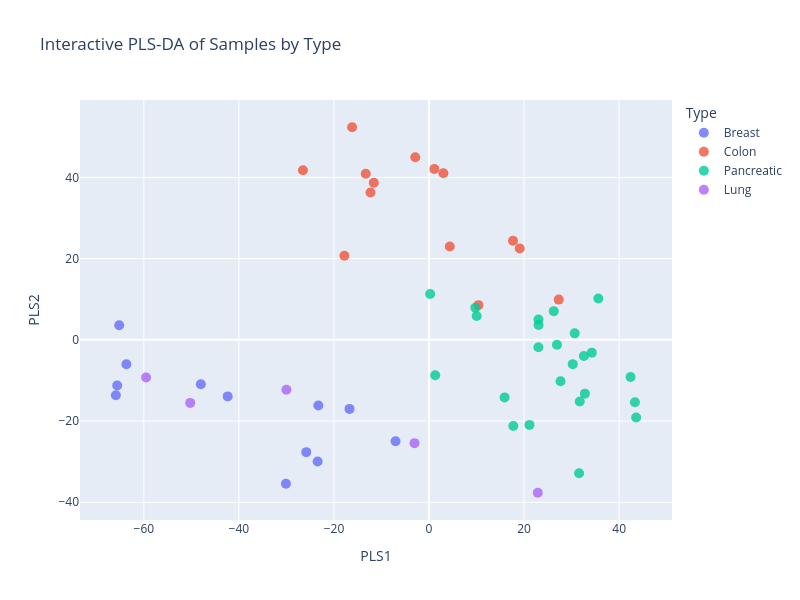

Notebook code for this chart:
### Code cell
metadata_avg_indexed['Sample_ID'] = metadata_avg_indexed.index

df_scores = pd.DataFrame(
    X_scores,
    columns=['PLS1','PLS2'],
    index=X.index
)

# Add Sample_ID and Type from metadata
df_scores['Sample_ID'] = metadata_avg_indexed['Sample_ID']
df_scores['Type'] = metadata_avg_indexed['Type']

print(df_scores.head())


import plotly.express as px

fig = px.scatter(
    df_scores,
    x='PLS1',
    y='PLS2',
    color='Type',
    hover_data=['Sample_ID','Type'],
    title='Interactive PLS-DA of Samples by Type',
    width=800,
    height=600
)
fig.update_traces(marker=dict(size=10, opacity=0.8))
fig.show()
fig.write_html("PLSDA_2D_Plot_byType_PC1_PC2_120325.html")

### Figure 1 — Plotly figure (JSON) as saved in the notebook; plotly's stock layout.template omitted (floating-point values rounded to 4 significant figures)
{"data": [{"customdata": [["B67_1", "Breast"], ["VCU_1", "Breast"], ["VCU_2", "Breast"], ["VCU_24", "Breast"], ["VCU_3", "Breast"], ["VCU_37", "Breast"], ["VCU_4", "Breast"], ["VCU_43", "Breast"], ["VCU_52", "Breast"], ["VCU_57", "Breast"], ["VCU_74", "Breast"], ["VCU_86", "Breast"]], "hovertemplate": "Type=%{customdata[1]}<br>PLS1=%{x}<br>PLS2=%{y}<br>Sample_ID=%{customdata[0]}<extra></extra>", "legendgroup": "Breast", "marker": {"color": "#636efa", "opacity": 0.8, "size": 10, "symbol": "circle"}, "mode": "markers", "name": "Breast", "orientation": "v", "showlegend": true, "type": "scatter", "x": [-7.039, -65.6, -65.89, -65.18, -48.0, -23.29, -63.67, -25.82, -42.36, -23.44, -30.1, -16.72], "xaxis": "x", "y": [-24.99, -11.25, -13.65, 3.59, -10.94, -16.15, -6.026, -27.65, -13.92, -29.97, -35.43, -17.0], "yaxis": "y"}, {"customdata": [["CRC0_2", "Colon"], ["CRC4_P1", "Colon"], ["H107_P1", "Colon"], ["H32_2", "Colon"], ["H36", "Colon"], ["H38_P2", "Colon"], ["H85_1", "Colon"], ["VCU_20", "Colon"], ["VCU_26", "Colon"], ["VCU_41", "Colon"], ["VCU_71", "Colon"], ["VCU_73", "Colon"], ["VCU_98", "Colon"], ["VCU_99", "Colon"]], "hovertemplate": "Type=%{customdata[1]}<br>PLS1=%{x}<br>PLS2=%{y}<br>Sample_ID=%{customdata[0]}<extra></extra>", "legendgroup": "Colon", "marker": {"color": "#EF553B", "opacity": 0.8, "size": 10, "symbol": "circle"}, "mode": "markers", "name": "Colon", "orientation": "v", "showlegend": true, "type": "scatter", "x": [27.29, 17.68, 1.119, -2.89, 10.39, 3.018, 4.366, -16.17, -17.81, -13.31, -26.53, 19.08, -11.62, -12.31], "xaxis": "x", "y": [9.912, 24.39, 42.09, 44.98, 8.546, 41.03, 23.01, 52.36, 20.72, 40.9, 41.79, 22.5, 38.71, 36.28], "yaxis": "y"}, {"customdata": [["G119_P4", "Pancreatic"], ["G133_P3", "Pancreatic"], ["G186_P2", "Pancreatic"], ["G68_P3", "Pancreatic"], ["P100_P5", "Pancreatic"], ["P65_1", "Pancreatic"], ["VCU_109", "Pancreatic"], ["VCU_111", "Pancreatic"], ["VCU_119", "Pancreatic"], ["VCU_61", "Pancreatic"], ["VCU_62", "Pancreatic"], ["VCU_65", "Pancreatic"], ["VCU_66", "Pancreatic"], ["VCU_67", "Pancreatic"], ["VCU_68", "Pancreatic"], ["VCU_72", "Pancreatic"], ["VCU_75", "Pancreatic"], ["VCU_79", "Pancreatic"], ["VCU_80", "Pancreatic"], ["VCU_81", "Pancreatic"], ["VCU_82", "Pancreatic"], ["VCU_83", "Pancreatic"], ["VCU_84", "Pancreatic"], ["VCU_91", "Pancreatic"]], "hovertemplate": "Type=%{customdata[1]}<br>PLS1=%{x}<br>PLS2=%{y}<br>Sample_ID=%{customdata[0]}<extra></extra>", "legendgroup": "Pancreatic", "marker": {"color": "#00cc96", "opacity": 0.8, "size": 10, "symbol": "circle"}, "mode": "markers", "name": "Pancreatic", "orientation": "v", "showlegend": true, "type": "scatter", "x": [32.8, 9.742, 30.24, 31.58, 35.61, 32.59, 43.58, 27.67, 31.71, 1.305, 10.03, 23.05, 43.32, 0.2365, 23.02, 26.25, 15.89, 21.13, 34.25, 17.73, 26.92, 30.65, 42.41, 23.03], "xaxis": "x", "y": [-13.24, 7.906, -5.983, -32.85, 10.19, -3.974, -19.11, -10.19, -15.19, -8.727, 5.859, 3.66, -15.38, 11.31, -1.8, 7.071, -14.17, -20.94, -3.15, -21.21, -1.215, 1.602, -9.145, 5.02], "yaxis": "y"}, {"customdata": [["L52", "Lung"], ["L93", "Lung"], ["L98_P1", "Lung"], ["VCU_108", "Lung"], ["VCU_97", "Lung"]], "hovertemplate": "Type=%{customdata[1]}<br>PLS1=%{x}<br>PLS2=%{y}<br>Sample_ID=%{customdata[0]}<extra></extra>", "legendgroup": "Lung", "marker": {"color": "#ab63fa", "opacity": 0.8, "size": 10, "symbol": "circle"}, "mode": "markers", "name": "Lung", "orientation": "v", "showlegend": true, "type": "scatter", "x": [-3.046, -50.24, -30.0, -59.52, 22.88], "xaxis": "x", "y": [-25.44, -15.53, -12.28, -9.268, -37.65], "yaxis": "y"}], "layout": {"height": 600, "legend": {"title": {"text": "Type"}, "tracegroupgap": 0}, "title": {"text": "Interactive PLS-DA of Samples by Type"}, "width": 800, "xaxis": {"anchor": "y", "autorange": true, "domain": [0, 1], "range": [-73.44, 51.13], "title": {"text": "PLS1"}, "type": "linear"}, "yaxis": {"anchor": "x", "autorange": true, "domain": [0, 1], "range": [-44.36, 59.07], "title": {"text": "PLS2"}, "type": "linear"}}}
